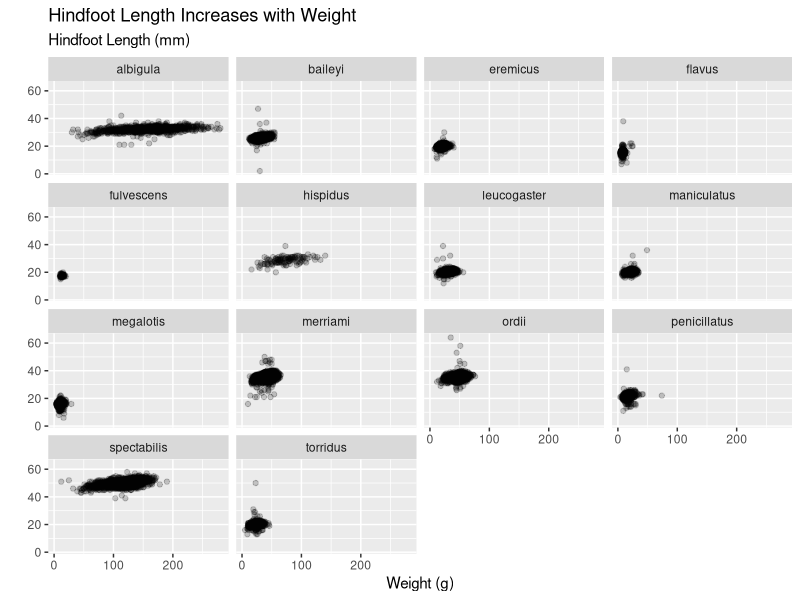
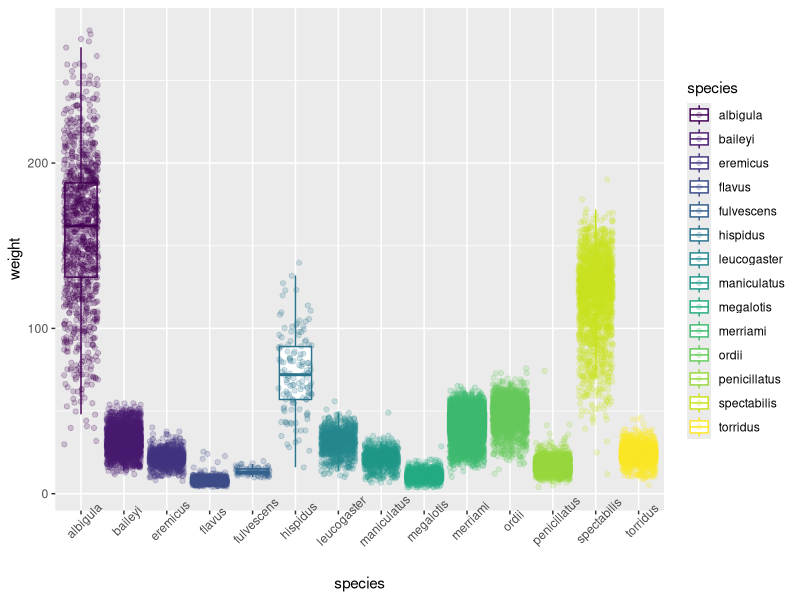
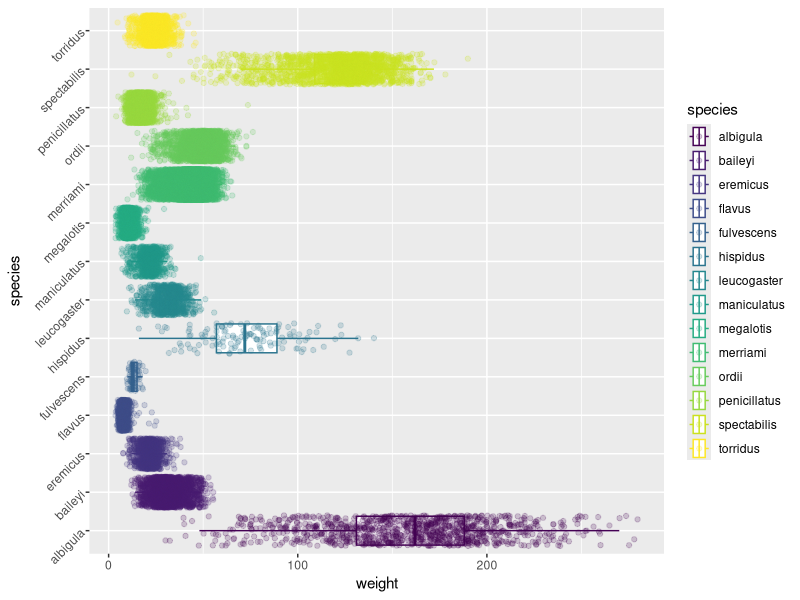

Write the R code that produced these figures, in order.
## ---- chunk 1
#| label: setup
#install.packages("tidyverse")
library(tidyverse)
## ---- chunk 2
#| label: load-data

surveys <- read_csv("data/surveys.csv")
glimpse(surveys)
## ---- chunk 3
#| label: scatterplot
ggplot(data=surveys,
       mapping =aes(x=weight, y=hindfoot_length))+
  geom_point(alpha=0.2)+
  labs(title="Hindfoot Length Increases with Weight",
       subtitle="Hindfoot Length (mm)",
       x="Weight (g)",
       y="")+
  facet_wrap(~species)
## ---- chunk 4
#| label: boxplot
ggplot(data=surveys,
       aes(x=species, y= weight, color=species))+
  theme(axis.text.x = element_text(angle=45))+ #https://stackoverflow.com/questions/66689396/customize-ggplot-axis-text 
  geom_boxplot(outlier.shape = NA)+ #https://stackoverflow.com/questions/5677885/ignore-outliers-in-ggplot2-boxplot
  geom_jitter(alpha=0.2)+
  scale_color_viridis_d()

## ---- chunk 5
#| label: rotated-boxplot
ggplot(data=surveys,
       aes(y=species, x= weight, color=species))+
  theme(axis.text.y = element_text(angle=45))+
  geom_boxplot(outlier.shape = NA)+
  geom_jitter(alpha=0.2)+
  scale_color_viridis_d()
